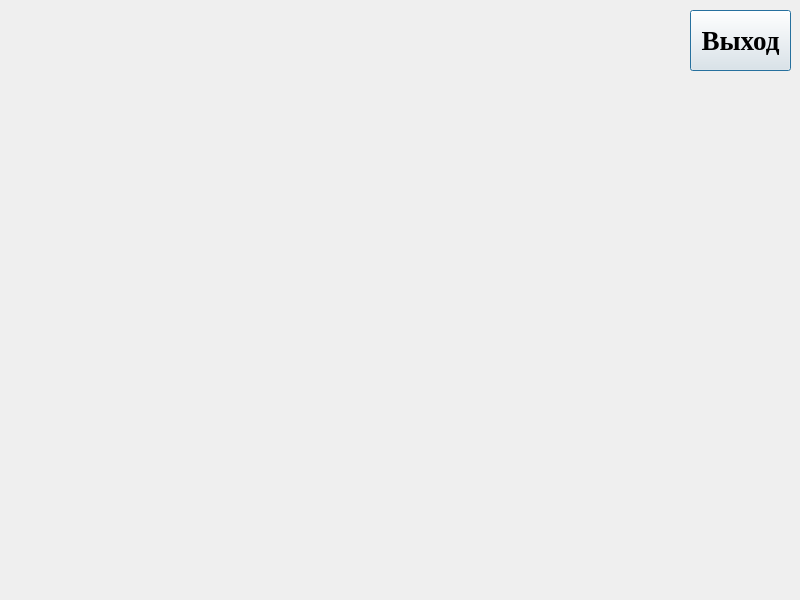
<?xml version="1.0" encoding="UTF-8"?>
<ui version="4.0">
 <class>HistoryWindow</class>
 <widget class="QDialog" name="HistoryWindow">
  <property name="geometry">
   <rect>
    <x>0</x>
    <y>0</y>
    <width>800</width>
    <height>600</height>
   </rect>
  </property>
  <property name="windowTitle">
   <string>SpeedReader: История</string>
  </property>
  <widget class="QPushButton" name="exitButton">
   <property name="geometry">
    <rect>
     <x>690</x>
     <y>10</y>
     <width>101</width>
     <height>61</height>
    </rect>
   </property>
   <property name="font">
    <font>
     <family>Times New Roman</family>
     <pointsize>20</pointsize>
     <weight>75</weight>
     <bold>true</bold>
    </font>
   </property>
   <property name="cursor">
    <cursorShape>PointingHandCursor</cursorShape>
   </property>
   <property name="whatsThis">
    <string comment="Закрытие окна"/>
   </property>
   <property name="text">
    <string>Выход</string>
   </property>
  </widget>
 </widget>
 <resources/>
 <connections/>
</ui>
